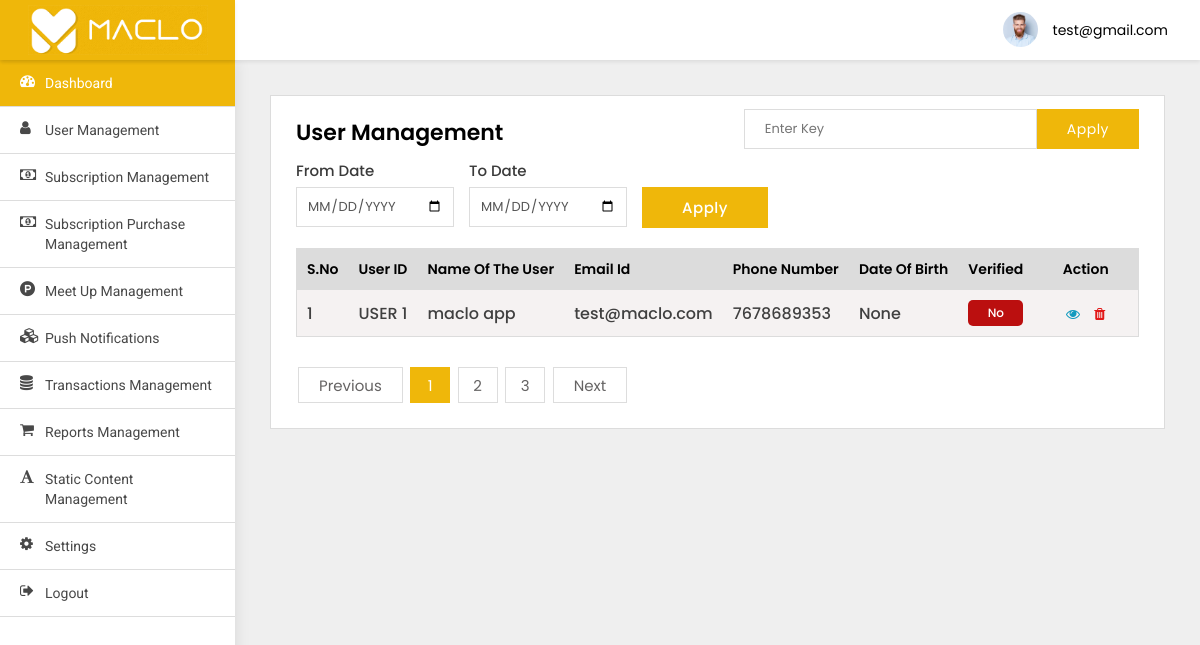
Page /adminpanel/users-list/ (signed in) on the committed database.
### adminpanel/models.py (models this page shows)
class User(AbstractBaseUser, PermissionsMixin):
    email = models.EmailField(max_length=255, unique=True)
    phone_number = models.BigIntegerField(blank=True, null=True)
    name = models.CharField(max_length=255)
    social_type = models.CharField(max_length=255)
    social_id = models.CharField(max_length=255)
    device_token = models.CharField(default='', null=True, blank=True, max_length=256)
    is_active = models.BooleanField(default=True)
    is_staff = models.BooleanField(default=False)
    objects = UserManager()
    USERNAME_FIELD = 'email'

### src/models.py (models this page shows, shortened)
class RegisterUser(models.Model):
    email = models.EmailField(default='test@maclo.com')
    phone_number = models.CharField(default='00000', max_length=12)
    first_name = models.CharField(default='maclo', max_length=100)
    last_name = models.CharField(default='app', max_length=100)
    gender = models.CharField(choices=GENDER, default='Male', max_length=20, null=True, blank=True)
    date_of_birth = models.DateField(null=True, blank=True)
    job_profile = models.CharField(max_length=100, null=True, blank=True)
    company_name = models.CharField(max_length=200, null=True, blank=True)
    qualification = models.CharField(
        default="Bachelor's", choices=QUALIFICATION, max_length=100, null=True, blank=True)
    relationship_status = models.CharField(
        default='Single', choices=RELATIONSHIP_STATUS, max_length=100, null=True, blank=True)
    height = models.IntegerField()
    fav_quote = models.CharField(default='MY Fav QUOTE', max_length=1000)
    religion = models.CharField(default='atheist', max_length=100, null=True, blank=True)
    body_type = models.CharField(default='slim', max_length=100)
    zodiac_sign = models.CharField(default='', max_length=100)
    taste = models.CharField(default='', max_length=100)
    created_at = models.DateField(auto_now_add=True)
    verified = models.CharField(default='No', choices=BOOL_CHOICES, max_length=10)
    fb_signup = models.CharField(default='No', choices=BOOL_CHOICES, max_length=10)
    pic_1 = models.ImageField(upload_to='media', null=True, blank=True)
    pic_2 = models.ImageField(upload_to='media', null=True, blank=True)
    pic_3 = models.ImageField(upload_to='media', null=True, blank=True)
    pic_4 = models.ImageField(upload_to='media', null=True, blank=True)
    pic_5 = models.ImageField(upload_to='media', null=True, blank=True)
    pic_6 = models.ImageField(upload_to='media', null=True, blank=True)

### adminpanel/views.py (the view)
# urls.py: path('users-list/', UsersList.as_view(), name='users-list'),
class UsersList(LoginRequiredMixin, ListView):
    paginate_by = 1
    model = RegisterUser
    template_name = 'user-management.html'
    def get(self, request, *args, **kwargs):
        qs = self.request.GET.get('qs')
        if qs:
            search = RegisterUser.objects.filter(Q(first_name__icontains=qs) |
                                                 Q(last_name__icontains=qs) |
                                                 Q(email__icontains=qs) |
                                                 Q(phone_number__icontains=qs) |
                                                 Q(promocode__icontains=qs))
            search_count = len(search)
            context = {
                'search': search,
            }
            if search:
                messages.info(self.request, str(
                    search_count) + ' matches found')
                return render(self.request, 'user-management.html', context)
            else:
                messages.info(self.request, 'No results found')
                return render(self.request, 'user-management.html', context)
        else:
            users = RegisterUser.objects.all()
            myfilter = UserFilter(self.request.GET, queryset=users)
            users = myfilter.qs
            paginator = Paginator(users, self.paginate_by)
            page_number = self.request.GET.get('page')
            page_obj = paginator.get_page(page_number)
            context = {
                'object_list': users,
                'myfilter': myfilter,
                'pages': page_obj
            }
            return render(self.request, "user-management.html", context)

### adminpanel/templates/user-management.html (shortened to what this page needs)
{% extends 'base.html' %}
{% block body %}
<div class="WrapperArea">
    <div class="WrapperBox">
        <div class="Small-Wrapper">
            <div class="SearchBox">
                <form action="">
                    <input type="text" name="qs" placeholder="Enter Key">
                    <button>Apply</button>
                </form>
            </div>
            <h4 class="Title">User Management</h4>
            <div class="Filter">
                <div class="form-group">
                    <label>From Date</label>
                    <input type="date" name="from_date" class="form-control">
                </div>
                <div class="form-group">
                    <label>To Date</label>
                    <input type="date" name="to_date" class="form-control">
                </div>
                <div class="form-group">
                    <label>&nbsp;</label>
                    <button class="Button">Apply</button>
                </div>
            </div>
            {% if search %}
            <div class="TableList">
                <table>
                    <thead>
                    <tr>
                        <th>S.No</th>
                        <th>User ID</th>
                        <th>Name of the user</th>
                        <th>Email id</th>
                        <th>Phone Number</th>
                        <th>Date of Birth</th>
                        <th>Verified</th>
                        <th>action</th>
                    </tr>
                    </thead>
                    <tbody>
                    {% for object in search %}
                    <tr>
                        <td>{{forloop.counter }}</td>
                        <td>USER {{object.id}}</td>
                        <td>{{object.first_name}} {{object.last_name}}</td>
                        <td>{{object.email}}</td>
                        <td>{{object.phone_number}}</td>
                        <td>{{object.date_of_birth}}</td>
                        <td><span class="red">{{object.verified}}</span></td>
                        <td>
                            <a class="Blue" href="user-details.html">
                                <i class="fa fa-eye"></i>
                            </a>
                            <a class="Red" href="JavaScript:Void(0);" data-toggle="modal" data-target="#DeleteModal">
                                <i class="fa fa-trash"></i>
                            </a>
                        </td>
                    </tr>
                    {% endfor %}
                    </tbody>
                </table>
            </div>
            {% elif pages %}
            <div class="TableList">
                <table>
                    <thead>
                    <tr>
                        <th>S.No</th>
                        <th>User ID</th>
                        <th>Name of the user</th>
                        <th>Email id</th>
                        <th>Phone Number</th>
                        <th>Date of Birth</th>
                        <th>Verified</th>
                        <th>action</th>
                    </tr>
                    </thead>
                    <tbody>
                    {% for object in pages %}
                    <tr>
                        <td>{{forloop.counter }}</td>
                        <td>USER {{object.id}}</td>
                        <td>{{object.first_name}} {{object.last_name}}</td>
                        <td>{{object.email}}</td>
                        <td>{{object.phone_number}}</td>
                        <td>{{object.date_of_birth}}</td>
                        <td><span class="red">{{object.verified}}</span></td>
                        <td>
                            <a class="Blue" href="{% url 'adminpanel:users-detail' object.id %}">
                                <i class="fa fa-eye"></i>
                            </a>
                            <a class="Red" href="JavaScript:Void(0);" data-toggle="modal" data-target="#DeleteModal">
                                <i class="fa fa-trash"></i>
                            </a>
                        </td>
                    </tr>
                    {% endfor %}
                    </tbody>
                </table>
            </div>
            {% endif %}
            <div class="Pagination">
                <ul>
                    <li><a href="#">Previous</a></li>
                    <li class="active"><a href="#">1</a></li>
                    <li><a href="#">2</a></li>
                    <li><a href="#">3</a></li>
                    <li><a href="#">Next</a></li>
                </ul>
            </div>
        </div>
    </div>
</div>
{% endblock body %}

### adminpanel/templates/base.html (shortened to what this page needs)
{% load static %}
<html lang="en-us">
<head>
    <link type="text/css" rel="stylesheet" href="{% static 'adminpanel/css/style.css'%}">
</head>
<body>
<div class="Header">
    <div class="Logo">
        <img src="{% static 'adminpanel/images/inner-Logo.png' %}">
    </div>
    <div class="Navigation">
        <div class="Avater">
            <a href="javascript:void(0);">
                <figure><img src="{% static 'adminpanel/images/profile.jpg' %}"></figure>
                {{user}} </a>
        </div>
    </div>
</div>
<div class="SidenavBar">
    <ul>
        <li class="active">
            <a href="{% url 'adminpanel:dashboard' %}">
                <span><i class="fa fa-tachometer"></i></span> Dashboard
            </a>
        </li>
        <li>
            <a href="{% url 'adminpanel:users-list' %}">
                <span><i class="fa fa-user"></i></span> User Management
            </a>
        </li>
        <li>
            <a href="Subscription-management.html">
                <span><i class="fa fa-money"></i></span> Subscription Management
            </a>
        </li>
        <li>
            <a href="Subscription-Purchase-management.html">
                <span><i class="fa fa-money"></i></span> Subscription Purchase Management
            </a>
        </li>
        <li>
            <a href="meet-management.html">
                <span><i class="fa fa-product-hunt"></i></span> Meet up Management
            </a>
        </li>
        <li>
            <a href="notification.html">
                <span><i class="fa fa-cubes"></i></span> Push Notifications
            </a>
        </li>
        <li>
            <a href="Transaction-management.html">
                <span><i class="fa fa-database"></i></span> Transactions Management
            </a>
        </li>
        <li>
            <a href="Report-management.html">
                <span><i class="fa fa-shopping-cart"></i></span> Reports Management
            </a>
        </li>
        <li>
            <a href="content-management.html">
                <span><i class="fa fa-font"></i></span> Static content Management
            </a>
        </li>
        <li>
            <a href="setting.html">
                <span><i class="fa fa-cog"></i></span> Settings
            </a>
        </li>
        <li>
            <a href="{% url 'adminpanel:login' %}">
                <span><i class="fa fa-sign-out"></i></span> Logout
            </a>
        </li>
    </ul>
</div>
{% block body %}
{% endblock body %}
</body>
</html>

### rows in the picture
User: email "test@gmail.com"
RegisterUser: id "1", first_name "maclo", last_name "app", email "test@maclo.com", phone_number "7678689353", date_of_birth "None", verified "No"
